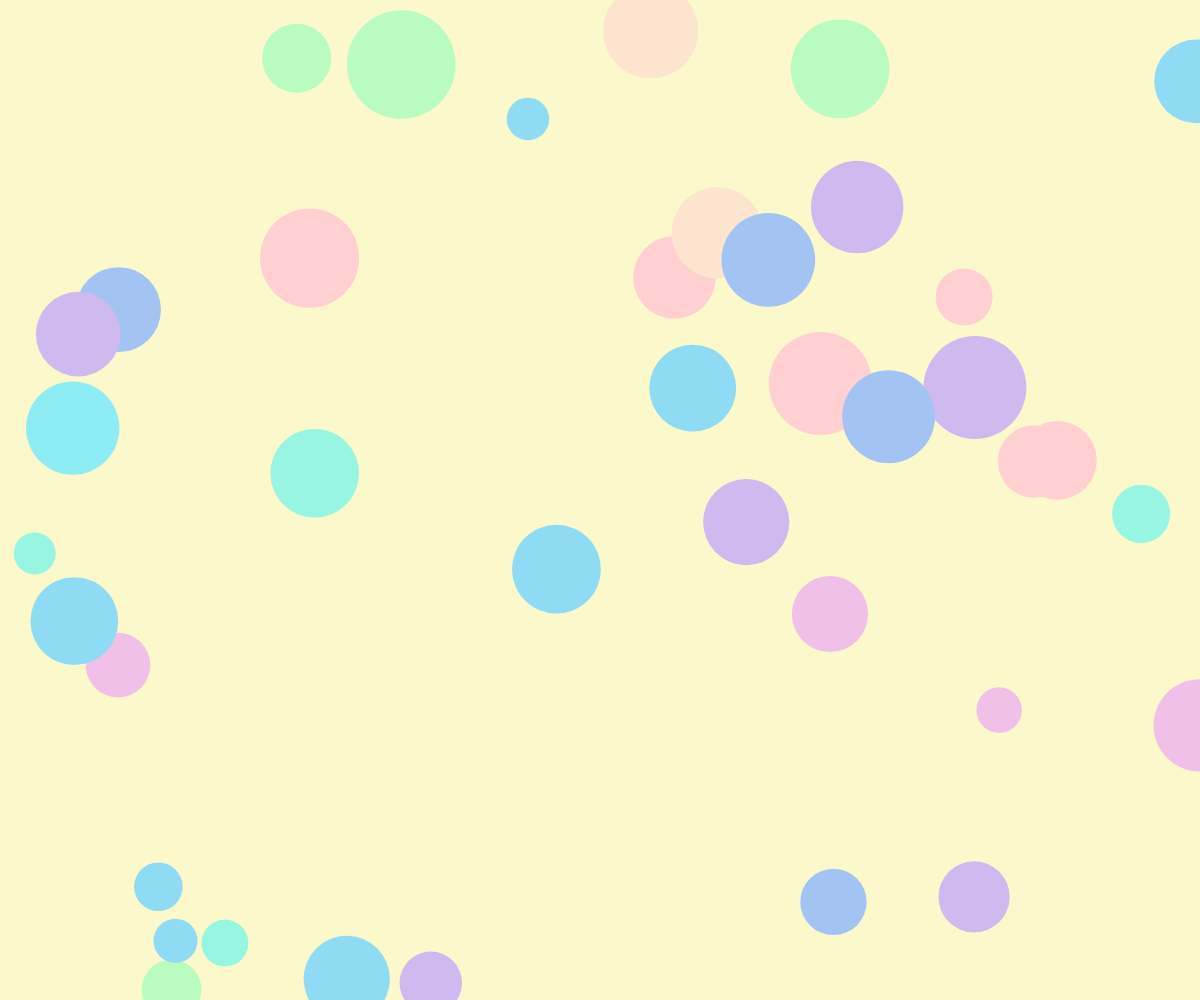
Frame 1 (no input)
Frame 60 (no input): identical to frame 1, image omitted
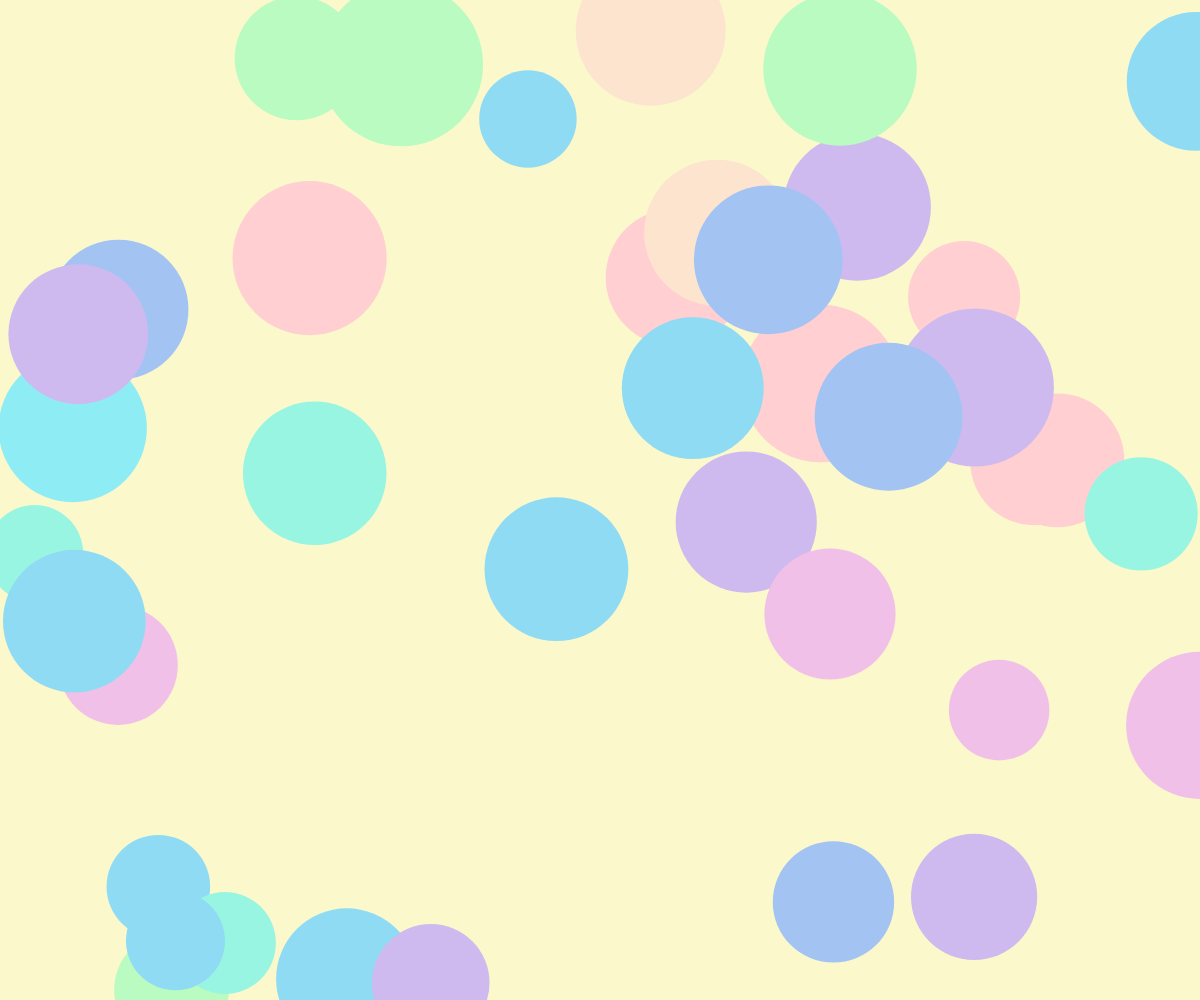
Frame 120 (the mouse pressed at the canvas centre since frame 60)

The p5.js sketch that drew these frames (run headless with seeded random() and noise() and a simulated clock; from frame 60 on, the mouse is pressed at the canvas centre):

// p5.js sketch
// ── sketch.js
let circles = [];
let colors = ['#fde4cf', '#ffcfd2', '#f1c0e8', '#cfbaf0', '#a3c4f3', '#90dbf4', '#8eecf5', '#98f5e1', '#b9fbc0'];

function setup() {
  createCanvas(windowWidth, windowHeight); // 全視窗畫布
  background('#fbf8cc'); // 背景顏色

  // 產生 40 個圓的初始資料
  for (let i = 0; i < 40; i++) {
    circles.push({
      x: random(width), // 隨機 x 座標
      y: random(height), // 隨機 y 座標
      size: random(30, 100), // 初始大小
      color: color(random(colors)) // 從顏色列表中隨機選擇
    });
  }
}

function draw() {
  background('#fbf8cc'); // 重繪背景

  // 計算圓大小的變化幅度
  let sizeOffset = map(mouseX, 0, width, 10, 120);

  // 繪製所有圓
  for (let circle of circles) {
    fill(circle.color);
    noStroke();
    ellipse(circle.x, circle.y, circle.size + sizeOffset); // 圓大小隨滑鼠變化
  }
}

function windowResized() {
  resizeCanvas(windowWidth, windowHeight); // 畫布隨視窗大小調整
}

// ── style.css
/*css主要設定網頁HTML格式設定*/
html, body {
  margin: 0;
  padding: 0;
  height: 100%;
  overflow: hidden;
}

canvas {
  display: block;
  position: absolute;
  top: 0;
  left: 0;
  z-index: 1; /* 最底層 */
}

/* 選單樣式 */
.menu {
  position: absolute;
  top: -100px; /* 初始位置在視窗外 */
  right: 100px; /* 距離視窗右邊框 100px */
  list-style: none;
  margin: 0;
  padding: 0;
  display: flex;
  gap: 30px; /* 選單間距 */
  background-color: rgba(112, 214, 255, 0.2); /* 選單背景顏色，透明度 0.2 */
  z-index: 3; /* 最上層 */
  transition: top 0.5s ease; /* 滑入滑出效果 */
}

.menu li {
  position: relative;
}

.menu a {
  text-decoration: none;
  color: #27187e; /* 選單文字顏色 */
  font-size: 30px; /* 選單文字大小 */
  font-family: "微軟正黑體", sans-serif; /* 字型 */
  padding: 5px 10px;
  border-radius: 5px;
  transition: background-color 0.3s, color 0.3s;
}

.menu a:hover {
  background-color: #a6e1fa; /* 滑鼠移動到選單項目時的背景顏色 */
}

/* iframe 樣式 */
.embedded-frame {
  position: absolute;
  top: 10%;
  left: 10%;
  width: 80%; /* 寬度為視窗的 80% */
  height: 80%; /* 高度為視窗的 80% */
  background-color: rgba(255, 255, 255, 0.2); /* 背景透明度 0.2 */
  z-index: 2; /* 第二層 */
  border: none;
  display: none; /* 預設隱藏 */
}
